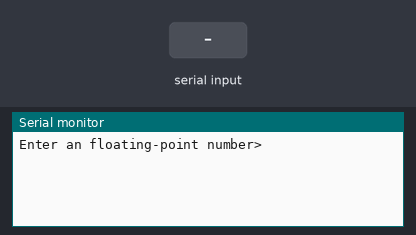
A sketch run on a simulated Arduino Uno, built with avr-gcc and run on an emulated ATmega328P. Parts: the last lines printed to the serial monitor. The test bench sets the inputs (shaded band).

Above: at 1.2 s.
1.3 s: "90,45\n" received over Serial
At 2.1 s:
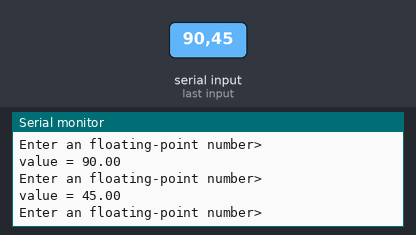
2.8 s: "30,150\n" received over Serial
At 4.5 s:
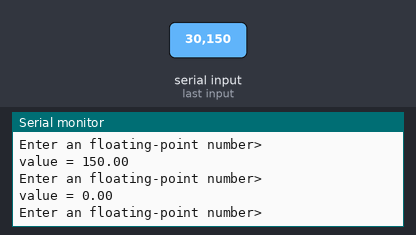
Timing chart, 0 to 6.0 s (numbered marks = the images above; inputs shaded):
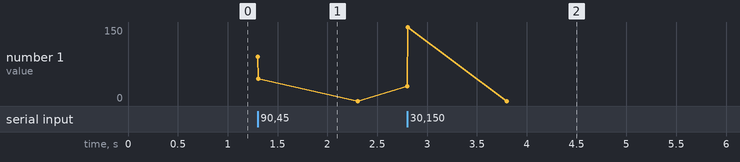

Measured:
- after the input at 1.3 s, the serial monitor: prints a new line at once (image 1)
- after the input at 2.8 s, the serial monitor: prints a new line at once (image 2)

The sketch:

serial_parse_float.ino
```cpp
void setup()
{
  Serial.begin(115200);
}

void loop()
{
    Serial.println("Enter an floating-point number>");

    while(Serial.available() == 0) {}  // wait
    float value = Serial.parseFloat();

    Serial.print("value = ");
    Serial.println(value);
}

// Tip: On the serial Monitor, make sure that no LF is added.
```
